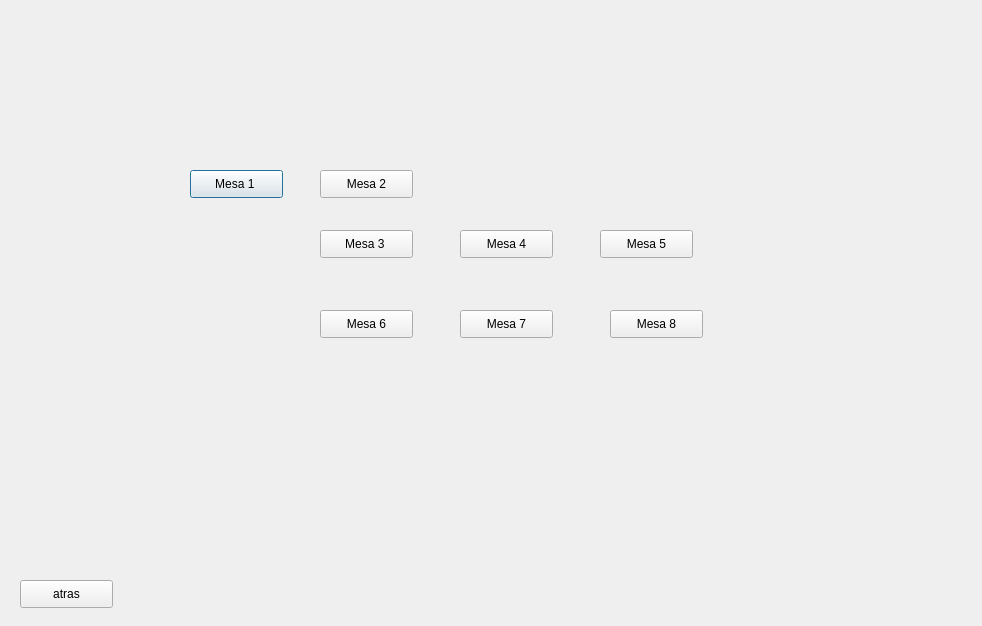
<?xml version="1.0" encoding="UTF-8"?>
<ui version="4.0">
 <class>EscojerMesa</class>
 <widget class="QDialog" name="EscojerMesa">
  <property name="geometry">
   <rect>
    <x>0</x>
    <y>0</y>
    <width>982</width>
    <height>626</height>
   </rect>
  </property>
  <property name="windowTitle">
   <string>Dialog</string>
  </property>
  <widget class="QPushButton" name="pushButton_mesa1">
   <property name="geometry">
    <rect>
     <x>190</x>
     <y>170</y>
     <width>93</width>
     <height>28</height>
    </rect>
   </property>
   <property name="text">
    <string>Mesa 1 </string>
   </property>
  </widget>
  <widget class="QPushButton" name="pushButton_mesa2">
   <property name="geometry">
    <rect>
     <x>320</x>
     <y>170</y>
     <width>93</width>
     <height>28</height>
    </rect>
   </property>
   <property name="text">
    <string>Mesa 2</string>
   </property>
  </widget>
  <widget class="QPushButton" name="pushButton_mesa3">
   <property name="geometry">
    <rect>
     <x>320</x>
     <y>230</y>
     <width>93</width>
     <height>28</height>
    </rect>
   </property>
   <property name="text">
    <string>Mesa 3 </string>
   </property>
  </widget>
  <widget class="QPushButton" name="pushButton_mesa4">
   <property name="geometry">
    <rect>
     <x>460</x>
     <y>230</y>
     <width>93</width>
     <height>28</height>
    </rect>
   </property>
   <property name="text">
    <string>Mesa 4</string>
   </property>
  </widget>
  <widget class="QPushButton" name="pushButton_mesa5">
   <property name="geometry">
    <rect>
     <x>600</x>
     <y>230</y>
     <width>93</width>
     <height>28</height>
    </rect>
   </property>
   <property name="text">
    <string>Mesa 5</string>
   </property>
  </widget>
  <widget class="QPushButton" name="pushButton_mesa6">
   <property name="geometry">
    <rect>
     <x>320</x>
     <y>310</y>
     <width>93</width>
     <height>28</height>
    </rect>
   </property>
   <property name="text">
    <string>Mesa 6</string>
   </property>
  </widget>
  <widget class="QPushButton" name="pushButton_mesa7">
   <property name="geometry">
    <rect>
     <x>460</x>
     <y>310</y>
     <width>93</width>
     <height>28</height>
    </rect>
   </property>
   <property name="text">
    <string>Mesa 7</string>
   </property>
  </widget>
  <widget class="QPushButton" name="pushButton_mesa8">
   <property name="geometry">
    <rect>
     <x>610</x>
     <y>310</y>
     <width>93</width>
     <height>28</height>
    </rect>
   </property>
   <property name="text">
    <string>Mesa 8</string>
   </property>
  </widget>
  <widget class="QPushButton" name="pushButton_back">
   <property name="geometry">
    <rect>
     <x>20</x>
     <y>580</y>
     <width>93</width>
     <height>28</height>
    </rect>
   </property>
   <property name="text">
    <string>atras</string>
   </property>
  </widget>
 </widget>
 <resources/>
 <connections/>
</ui>
